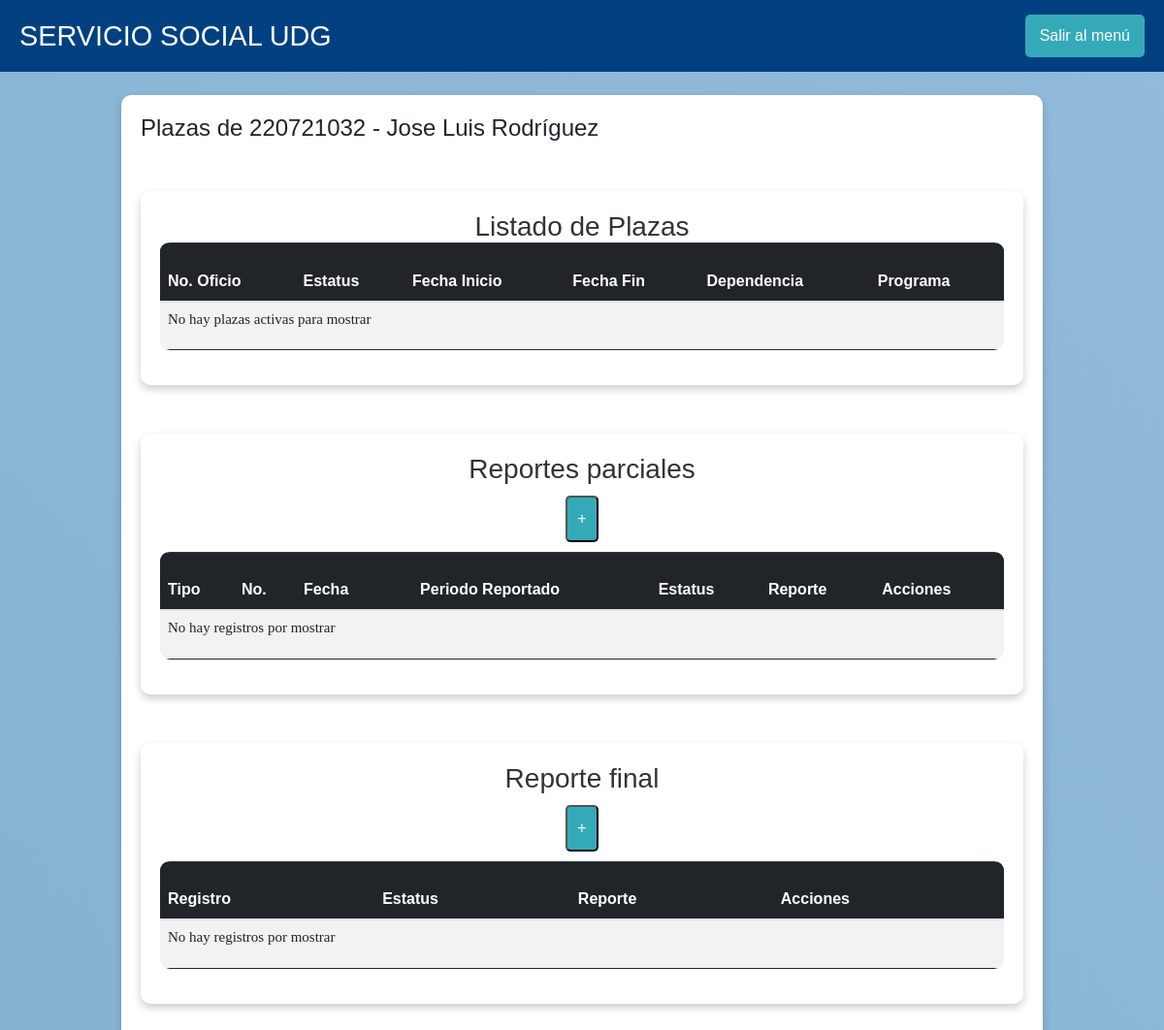
Page /src/listado_plazas.php (signed in) on the earlier database version.
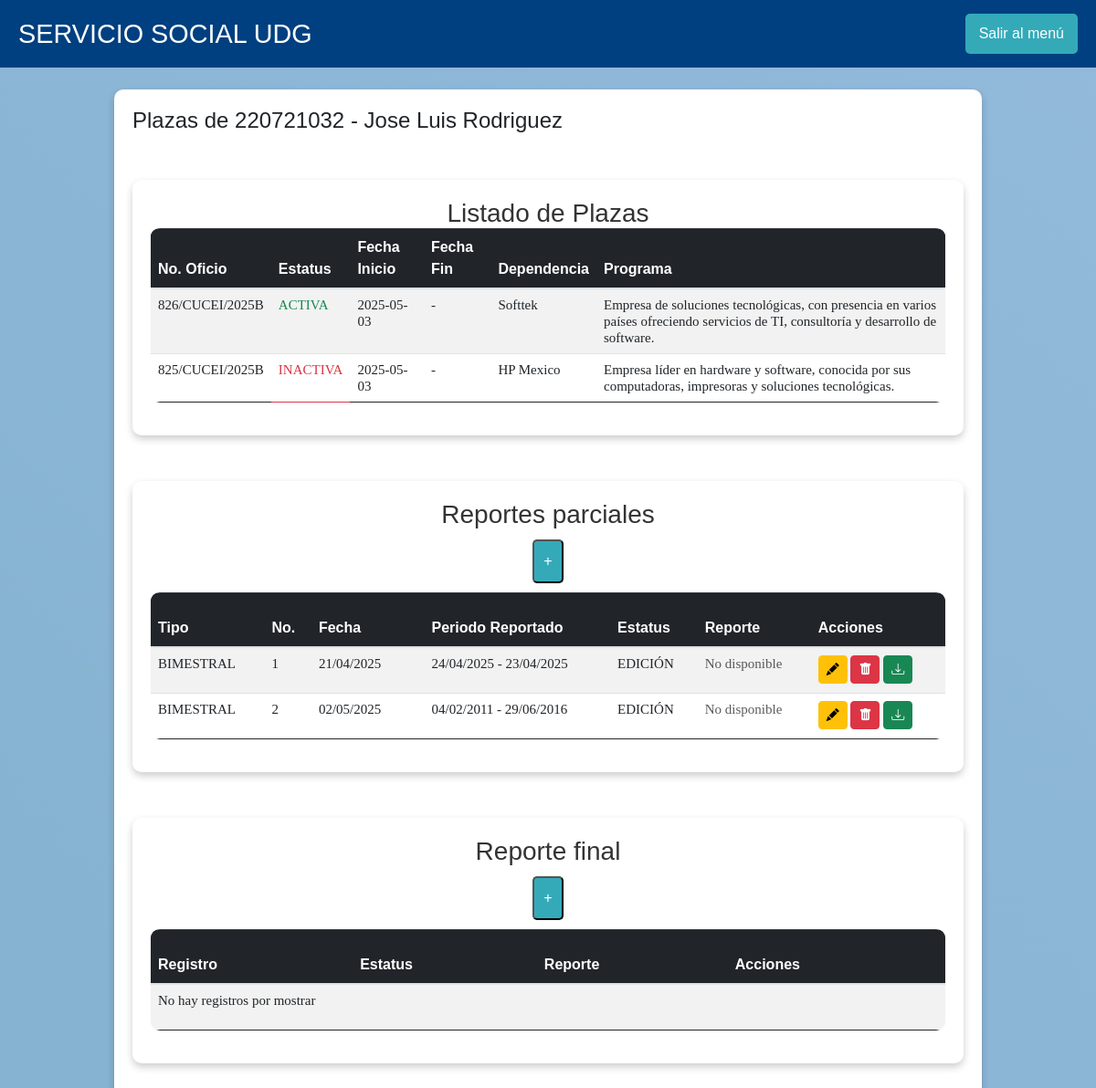
Same page on the later database version.
### tables this page shows
CREATE TABLE IF NOT EXISTS `alumno` (
  `codigoAlumno` int NOT NULL,
  `nombreAlumno` varchar(50) NOT NULL,
  `curp` varchar(50) NOT NULL,
  `domicilio` varchar(50) NOT NULL,
  `fechaNac` date NOT NULL,
  `colonia` varchar(50) NOT NULL,
  `codigoPostal` int NOT NULL,
  `pais` varchar(50) NOT NULL,
  `estado` varchar(50) NOT NULL,
  `ciudad` varchar(50) NOT NULL,
  `correoAlumno` varchar(50) NOT NULL,
  `telefono` varchar(15) NOT NULL,
  `trabajoBool` tinyint(1) NOT NULL,
  `empresa` varchar(50) NOT NULL DEFAULT 'NA',
  `IdUsuario` int NOT NULL,
  PRIMARY KEY (`codigoAlumno`),
  KEY `fk_alumnos_usuarios` (`IdUsuario`)
);

CREATE TABLE IF NOT EXISTS `plazas` (
  `id_plaza` int NOT NULL AUTO_INCREMENT,
  `id_alumno` int DEFAULT NULL,
  `numero_oficio` varchar(50) NOT NULL,
  `estatus` enum('ACTIVA','INACTIVA') NOT NULL,
  `fecha_inicio` date NOT NULL,
  `fecha_fin` date DEFAULT NULL,
  `dependencia` varchar(255) NOT NULL,
  `programa` varchar(255) NOT NULL,
  PRIMARY KEY (`id_plaza`),
  KEY `id_alumno` (`id_alumno`)
);

CREATE TABLE IF NOT EXISTS `reportes` (
  `id_reporte` int NOT NULL AUTO_INCREMENT,
  `IdUsuario` int DEFAULT NULL,
  `id_plaza` int DEFAULT NULL,
  `tipo_reporte` enum('BIMESTRAL','FINAL') NOT NULL,
  `consecutivo` int NOT NULL,
  `fecha_reporte` timestamp NULL DEFAULT CURRENT_TIMESTAMP,
  `horas_reportadas` int NOT NULL,
  `fecha_inicio` date NOT NULL,
  `fecha_fin` date NOT NULL,
  `actividades_realizadas` text NOT NULL,
  `actividades_ajustadas` enum('SI','NO','EN PARTE') NOT NULL,
  `nuevos_conocimientos` int DEFAULT NULL,
  `experiencias_formativas` int DEFAULT NULL,
  `experiencias_profesionales` int DEFAULT NULL,
  `adquisicion_habilidades` int DEFAULT NULL,
  `aportaciones_institucion` text,
  `cumplimiento_actividades` enum('SI','NO','EN PARTE') NOT NULL,
  `estatus` enum('EDICIÓN','APROBADO','RECHAZADO') NOT NULL DEFAULT 'EDICIÓN',
  `ruta_reporte` varchar(255) DEFAULT NULL,
  PRIMARY KEY (`id_reporte`),
  KEY `id_alumno` (`IdUsuario`),
  KEY `id_plaza` (`id_plaza`)
);

### src/listado_plazas.php (the view, shortened to what the changed rows need)
<?php
$IdUsuario = $_SESSION['id_usuario'];
$conn = OpenCon();
$sql = "SELECT codigoAlumno, nombreAlumno FROM alumno WHERE IdUsuario = ?";
$stmt = $conn->prepare($sql);
$stmt->bind_param("i", $IdUsuario);
$stmt->execute();
$result = $stmt->get_result();
$alumno = $result->fetch_assoc() ?: [];
$sqlPlazas = "SELECT numero_oficio, estatus, fecha_inicio, fecha_fin, dependencia, programa FROM plazas WHERE id_alumno = ?";
$stmt = $conn->prepare($sqlPlazas);
$stmt->bind_param("i", $IdUsuario);
$stmt->execute();
$result = $stmt->get_result();
$plazas = [];
if ($result->num_rows > 0) {
    while ($row = $result->fetch_assoc()) {
        $plazas[] = $row;
    }
}
$sqlReportes = "SELECT *
                FROM reportes
                WHERE IdUsuario = ? AND tipo_reporte = 'BIMESTRAL'
                ORDER BY consecutivo ASC";
$stmt = $conn->prepare($sqlReportes);
$stmt->bind_param("i", $IdUsuario);
$stmt->execute();
$result = $stmt->get_result();
$reportesParciales = [];
if ($result->num_rows > 0) {
    while ($row = $result->fetch_assoc()) {
        $reportesParciales[] = $row;
    }
}
?>
<!DOCTYPE html>
<html lang="es">
<head>
    <link rel="stylesheet" href="../css/bootstrap.css">
    <link rel="stylesheet" href="../css/main.css">
    <link href="https://cdn.jsdelivr.net/npm/bootstrap@5.3.0/dist/css/bootstrap.min.css" rel="stylesheet">
    <link rel="stylesheet" href="https://cdn.jsdelivr.net/npm/bootstrap-icons@1.10.5/font/bootstrap-icons.css">
</head>
<body>
    <div class="header">
        <h1>SERVICIO SOCIAL UDG</h1>
    </div>
    <div class="container mt-4">
        <h4 class="text-left mb-4">
            Plazas de <?php echo htmlspecialchars($alumno['codigoAlumno'] . " - " . $alumno['nombreAlumno']); ?>
        </h4>
        <div class="container">
            <h3 class="text-center mb-4">Listado de Plazas</h3>
            <div class="table-responsive">
            <table class="table table-striped table-hover" id="tabla-plazas">
                <thead class="table-dark">
                <tr>
                    <th>No. Oficio</th>
                    <th>Estatus</th>
                    <th>Fecha Inicio</th>
                    <th>Fecha Fin</th>
                    <th>Dependencia</th>
                    <th>Programa</th>
                </tr>
                </thead>
                <tbody>
                <?php if (!empty($plazas)): ?>
                    <?php foreach ($plazas as $plaza): ?>
                    <tr>
                        <td data-label="No. Oficio"><?php echo htmlspecialchars($plaza['numero_oficio']); ?></td>
                        <td data-label="Estatus" class="<?php echo $plaza['estatus'] === 'ACTIVA' ? 'text-success' : 'text-danger'; ?>">
                        <?php echo htmlspecialchars($plaza['estatus']); ?>
                        </td>
                        <td data-label="Fecha Inicio"><?php echo htmlspecialchars($plaza['fecha_inicio']); ?></td>
                        <td data-label="Fecha Fin"><?php echo htmlspecialchars($plaza['fecha_fin'] ?: '-'); ?></td>
                        <td data-label="Dependencia"><?php echo htmlspecialchars($plaza['dependencia']); ?></td>
                        <td data-label="Programa"><?php echo htmlspecialchars($plaza['programa']); ?></td>
                    </tr>
                    <?php endforeach; ?>
                <?php else: ?>
                    <tr>
                    <td colspan="7">No hay plazas activas para mostrar</td>
                    </tr>
                <?php endif; ?>
                </tbody>
            </table>
            </div>
        </div>
        <div class="container">
            <h3 class="text-center mb-4">Reportes parciales</h3>
            <button class="btn-download" data-bs-toggle="modal" data-bs-target="#reporteParcialModal">+</button>
            <div class="table-responsive">
                <table class="table table-striped table-hover" id="tabla-reportes">
                    <thead class="table-dark">
                        <tr>
                            <th>Tipo</th>
                            <th>No.</th>
                            <th>Fecha</th>
                            <th></th>
                            <th>Periodo Reportado</th>
                            <th>Estatus</th>
                            <th>Reporte</th>
                            <th>Acciones</th>
                        </tr>
                    </thead>
                    <tbody>
                    <?php if (!empty($reportesParciales)): ?>
                        <?php foreach ($reportesParciales as $reporte): ?>
                        <tr>
                            <td data-label="Tipo"><?php echo htmlspecialchars($reporte['tipo_reporte']); ?></td>
                            <td data-label="No."><?php echo htmlspecialchars($reporte['consecutivo']); ?></td>
                            <td data-label="Fecha"><?php echo date("d/m/Y", strtotime($reporte['fecha_reporte'])); ?></td>
                            <td></td>
                            <td data-label="Periodo Reportado"><?php echo date("d/m/Y", strtotime($reporte['fecha_inicio'])) . " - " . date("d/m/Y", strtotime($reporte['fecha_fin'])); ?></td>
                            <td data-label="Estatus"><?php echo htmlspecialchars($reporte['estatus']); ?></td>
                            <td data-label="Reporte">
                                <?php if (!empty($reporte['ruta_reporte'])): ?>
                                    <a href="<?php echo htmlspecialchars($reporte['ruta_reporte']); ?>" target="_blank" class="btn btn-sm btn-primary">Ver</a>
                                <?php else: ?>
                                    <span class="text-muted">No disponible</span>
                                <?php endif; ?>
                            </td>
                            <td data-label="Acciones">
                                <button
                                    class="btn btn-sm btn-warning btn-editar-reporte"
                                    title="Editar"
                                    data-id="<?php echo $reporte['id_reporte']; ?>"
                                    data-tipo="<?php echo htmlspecialchars($reporte['tipo_reporte']); ?>"
                                    data-consecutivo="<?php echo htmlspecialchars($reporte['consecutivo']); ?>"
                                    data-fecha_inicio="<?php echo htmlspecialchars($reporte['fecha_inicio']); ?>"
                                    data-fecha_fin="<?php echo htmlspecialchars($reporte['fecha_fin']); ?>"
                                    data-actividades="<?php echo htmlspecialchars($reporte['actividades_realizadas']); ?>"
                                    data-horas_reportadas="<?php echo htmlspecialchars($reporte['horas_reportadas']); ?>"
                                    data-actividades_ajustadas="<?php echo htmlspecialchars($reporte['actividades_ajustadas']); ?>"
                                    data-nuevos_conocimientos="<?php echo htmlspecialchars($reporte['nuevos_conocimientos']); ?>"
                                    data-experiencias_formativas="<?php echo htmlspecialchars($reporte['experiencias_formativas']); ?>"
                                    data-experiencias_profesionales="<?php echo htmlspecialchars($reporte['experiencias_profesionales']); ?>"
                                    data-adquisicion_habilidades="<?php echo htmlspecialchars($reporte['adquisicion_habilidades']); ?>"
                                    data-aportaciones_institucion="<?php echo htmlspecialchars($reporte['aportaciones_institucion']); ?>"
                                    data-cumplimiento_actividades="<?php echo htmlspecialchars($reporte['cumplimiento_actividades']); ?>"
                                    data-bs-toggle="modal"
                                    data-bs-target="#modalEditarReporte"
                                >
                                    <i class="bi bi-pencil-fill"></i>
                                </button>
                                <button
                                    class="btn btn-sm btn-danger btn-eliminar-reporte"
                                    title="Eliminar"
                                    data-id="<?php echo $reporte['id_reporte']; ?>"
                                    data-bs-toggle="modal"
                                    data-bs-target="#modalEliminarReporte"
                                >
                                    <i class="bi bi-trash-fill"></i>
                                </button>
                                <a href="generar_reporte_bimestral.php?id_reporte=<?php echo $reporte['id_reporte']; ?>"
                                 class="btn btn-sm btn-success"
                                title="Descargar">
                                <i class="bi bi-download"></i>
                                </a>
                            </td>
                        </tr>
                        <?php endforeach; ?>
                    <?php else: ?>
                        <tr>
                            <td colspan="8">No hay registros por mostrar</td>
                        </tr>
                    <?php endif; ?>
                    </tbody>
                </table>
            </div>
        </div>
        <div class="container">
            <h3 class="text-center mb-4">Reporte final</h3>
            <button class="btn-download" data-bs-toggle="modal" data-bs-target="#reporteFinalModal">+</button>
            <div class="table-responsive">
                <table class="table table-striped table-hover" id="tabla-finales">
                    <thead class="table-dark">
                        <tr>
                            <th>Registro</th>
                            <th>Estatus</th>
                            <th>Reporte</th>
                            <th>Acciones</th>
                        </tr>
                    </thead>
                </table>
            </div>
        </div>
    </div>
</body>
</html>

Differences in the rows shown:
changed alumno: codigoAlumno+nombreAlumno "220721032 - Jose Luis Rodríguez" → "220721032 - Jose Luis Rodriguez"
added plazas: numero_oficio "826/CUCEI/2025B", estatus "ACTIVA", fecha_inicio "2025-05-03", fecha_fin "-", dependencia "Softtek", programa "Empresa de soluciones tecnológicas, con presencia en varios países ofreciendo servicios de TI, consultoría y desarrollo de software."
added plazas: numero_oficio "825/CUCEI/2025B", estatus "INACTIVA", fecha_inicio "2025-05-03", fecha_fin "-", dependencia "HP Mexico", programa "Empresa líder en hardware y software, conocida por sus computadoras, impresoras y soluciones tecnológicas."
added reportes: tipo_reporte "BIMESTRAL", consecutivo "1", fecha_reporte "21/04/2025", fecha_inicio "24/04/2025", fecha_fin "23/04/2025", estatus "EDICIÓN", shows "No disponible"
added reportes: tipo_reporte "BIMESTRAL", consecutivo "2", fecha_reporte "02/05/2025", fecha_inicio "04/02/2011", fecha_fin "29/06/2016", estatus "EDICIÓN", shows "No disponible"
Other differences:
text no longer shown: "No hay plazas activas para mostrar No hay registros por mostrar"
